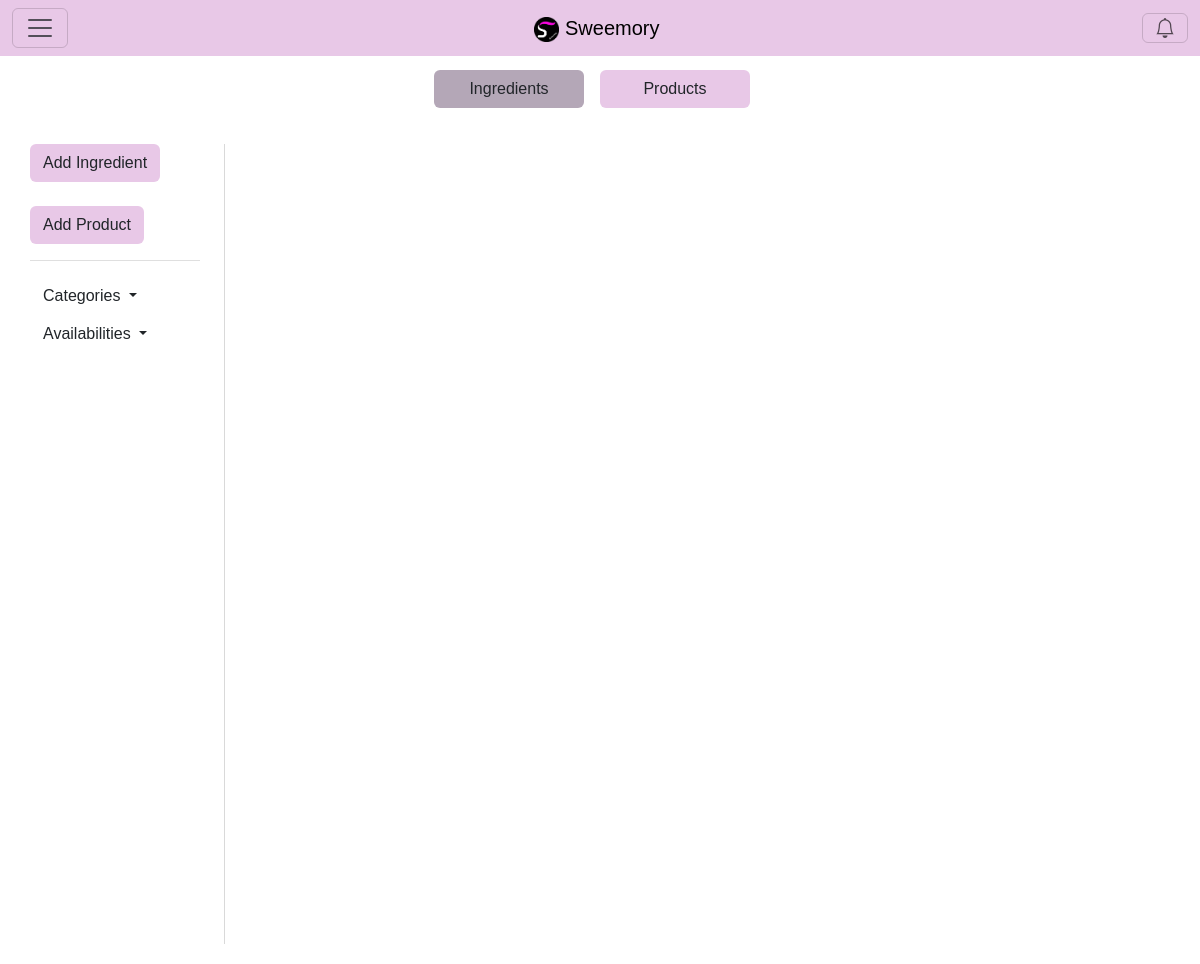
The page /Ingredient/index (signed in) on the database as committed earlier.
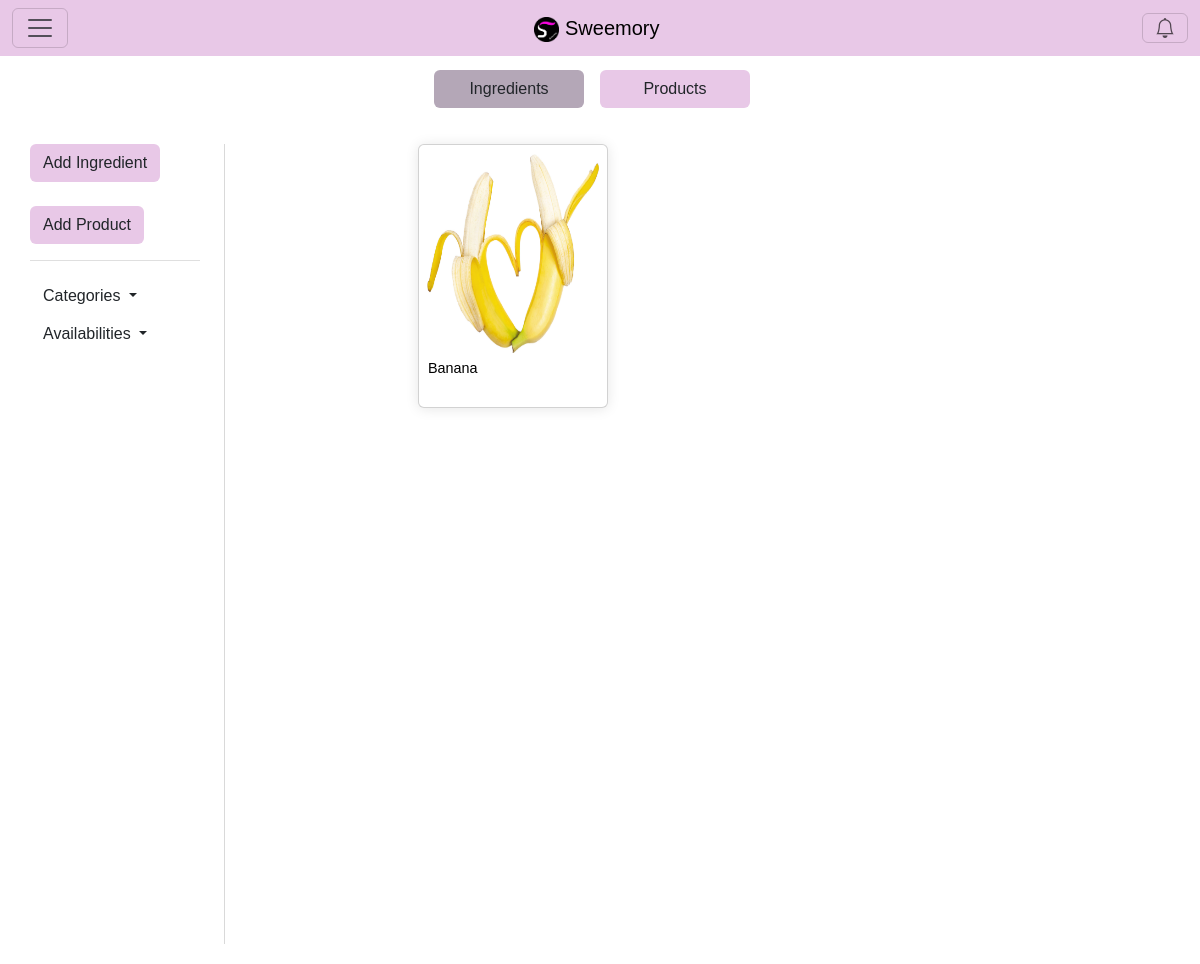
The same page on the database as committed later.
### tables this page shows
CREATE TABLE `ingredient` (
  `ingredient_id` int(11) NOT NULL,
  `name` varchar(50) NOT NULL,
  `category` varchar(25) NOT NULL,
  `description` text NOT NULL,
  `picture` varchar(128) NOT NULL
);

### app/core/Controller.php (called while the page is built, shortened)
<?php
class Controller
{
    function view($name, $data = [])
    {
        include('app/views/' . $name . '.php');
    }
}

### app/controllers/Ingredient.php (called while the page is built, shortened)
<?php
class Ingredient extends \app\core\Controller
{
    #[\app\filters\EmployeeAndAdmin]
    public function index()
    {
        $ingredient = new \app\models\Ingredient();
        $ingredients = $ingredient->getAll();
        $this->view('Ingredient/index', $ingredients);
    }
}

### app/core/App.php (called while the page is built, shortened)
<?php
class App
{
    public function __construct()
    {
        $request = $this->parseUrl($_GET['url'] ?? '');
        $method = 'index';
        if (file_exists('app/controllers/' . $request[0] . '.php'))
        {
            unset($request[0]);
        }
        $controller = new $controller;
        if (isset($request[1]) && method_exists($controller, $request[1]))
        {
            $method = $request[1];
            unset($request[1]);
        }
        $params = array_values($request);
        call_user_func_array([$controller, $method], $params);
    }
    function parseUrl($url)
    {
        return explode('/', trim($url, '/'));
    }
}

### index.php (called while the page is built, shortened)
<?php
new app\core\App;

### app/models/Ingredient.php (called while the page is built, shortened)
<?php
class Ingredient extends \app\core\Model {
	public function getAll() {
		$SQL = 'SELECT * FROM ingredient';
		$STH = self::$connection->prepare($SQL);
		$STH->execute();
		$STH->setFetchMode(\PDO::FETCH_CLASS, 'app\\models\\Ingredient');
		return $STH->fetchAll();
	}
}

### app/core/autoload.php (called while the page is built, shortened)
<?php
spl_autoload_register(
    function($class_name)
    {
        $class_name = str_replace("\\", DIRECTORY_SEPARATOR, $class_name);
    }
);

### app/views/Ingredient/ingredientsCard.php (the view)
<link rel="stylesheet" type="text/css" href="/css/card.css">
<?php
foreach ($data as $ingredient) { ?>
    <div class="col">
      <a href="/Ingredient/ingredientDetails/<?= $ingredient->ingredient_id ?>">
        <div class="card">
          <div id="ingredientIMG" ma>
            <div class="image">
                <img style="width: 172px; height: 199.6px;" src="/ingredientImages/<?= $ingredient->picture ?>">
            </div>
          </div>
          <span class="title"><?= htmlentities($ingredient->name) ?></span>
        </div>
      </a>
    </div>
<?php } ?>

Rows that differ between the two databases and show on the page:
added ingredient: picture (picture), name "Banana"
